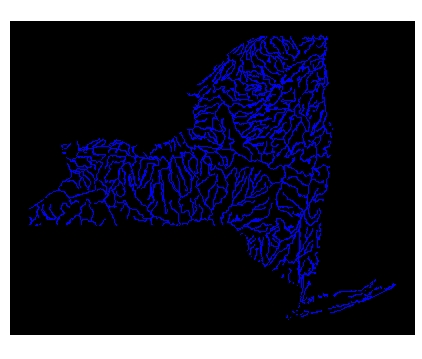

This figure's R source:
library(sf)
library(tidyverse)
water <- st_read("hydrology.shp")

ggplot() +
  geom_sf(data = water, color = "blue") +
  theme(legend.position = "none",
                                                panel.grid = element_blank(),
                                                axis.title = element_blank(),
                                                axis.text = element_blank(),
                                                axis.ticks = element_blank(),
                                                panel.background = element_rect(fill = "black",
                                                                                colour = "black",
                                                                                size = 0.5, linetype = "solid")) 
